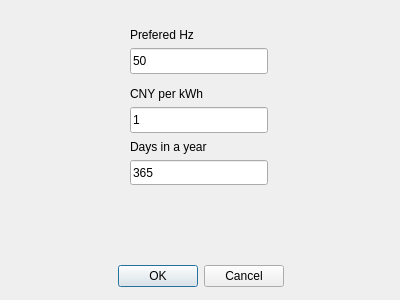
<?xml version="1.0" encoding="UTF-8"?>
<ui version="4.0">
 <class>Dialog_ReportOption_2</class>
 <widget class="QDialog" name="Dialog_ReportOption_2">
  <property name="windowModality">
   <enum>Qt::ApplicationModal</enum>
  </property>
  <property name="geometry">
   <rect>
    <x>0</x>
    <y>0</y>
    <width>400</width>
    <height>300</height>
   </rect>
  </property>
  <property name="windowTitle">
   <string>Report Options</string>
  </property>
  <widget class="QDialogButtonBox" name="buttonBox">
   <property name="geometry">
    <rect>
     <x>30</x>
     <y>260</y>
     <width>341</width>
     <height>32</height>
    </rect>
   </property>
   <property name="orientation">
    <enum>Qt::Horizontal</enum>
   </property>
   <property name="standardButtons">
    <set>QDialogButtonBox::Cancel|QDialogButtonBox::Ok</set>
   </property>
   <property name="centerButtons">
    <bool>true</bool>
   </property>
  </widget>
  <widget class="QLineEdit" name="lineEdit_1">
   <property name="geometry">
    <rect>
     <x>130</x>
     <y>48</y>
     <width>138</width>
     <height>26</height>
    </rect>
   </property>
   <property name="sizePolicy">
    <sizepolicy hsizetype="Expanding" vsizetype="Expanding">
     <horstretch>0</horstretch>
     <verstretch>0</verstretch>
    </sizepolicy>
   </property>
   <property name="styleSheet">
    <string notr="true">font: 9pt &quot;Arial&quot;;</string>
   </property>
   <property name="text">
    <string>50</string>
   </property>
  </widget>
  <widget class="QLabel" name="label_3">
   <property name="geometry">
    <rect>
     <x>130</x>
     <y>86</y>
     <width>138</width>
     <height>15</height>
    </rect>
   </property>
   <property name="styleSheet">
    <string notr="true">font: 9pt &quot;Arial&quot;;</string>
   </property>
   <property name="text">
    <string>CNY per kWh</string>
   </property>
  </widget>
  <widget class="QLineEdit" name="lineEdit_3">
   <property name="geometry">
    <rect>
     <x>130</x>
     <y>107</y>
     <width>138</width>
     <height>26</height>
    </rect>
   </property>
   <property name="sizePolicy">
    <sizepolicy hsizetype="Expanding" vsizetype="Expanding">
     <horstretch>0</horstretch>
     <verstretch>0</verstretch>
    </sizepolicy>
   </property>
   <property name="styleSheet">
    <string notr="true">font: 9pt &quot;Arial&quot;;</string>
   </property>
   <property name="text">
    <string>1</string>
   </property>
  </widget>
  <widget class="QLineEdit" name="lineEdit_4">
   <property name="geometry">
    <rect>
     <x>130</x>
     <y>160</y>
     <width>138</width>
     <height>25</height>
    </rect>
   </property>
   <property name="sizePolicy">
    <sizepolicy hsizetype="Expanding" vsizetype="Expanding">
     <horstretch>0</horstretch>
     <verstretch>0</verstretch>
    </sizepolicy>
   </property>
   <property name="styleSheet">
    <string notr="true">font: 9pt &quot;Arial&quot;;</string>
   </property>
   <property name="text">
    <string>365</string>
   </property>
  </widget>
  <widget class="QLabel" name="label_1">
   <property name="geometry">
    <rect>
     <x>130</x>
     <y>27</y>
     <width>138</width>
     <height>15</height>
    </rect>
   </property>
   <property name="styleSheet">
    <string notr="true">font: 9pt &quot;Arial&quot;;</string>
   </property>
   <property name="text">
    <string>Prefered Hz</string>
   </property>
  </widget>
  <widget class="QLabel" name="label_4">
   <property name="geometry">
    <rect>
     <x>130</x>
     <y>139</y>
     <width>138</width>
     <height>15</height>
    </rect>
   </property>
   <property name="styleSheet">
    <string notr="true">font: 9pt &quot;Arial&quot;;</string>
   </property>
   <property name="text">
    <string>Days in a year</string>
   </property>
  </widget>
 </widget>
 <resources/>
 <connections>
  <connection>
   <sender>buttonBox</sender>
   <signal>accepted()</signal>
   <receiver>Dialog_ReportOption_2</receiver>
   <slot>accept()</slot>
   <hints>
    <hint type="sourcelabel">
     <x>248</x>
     <y>254</y>
    </hint>
    <hint type="destinationlabel">
     <x>157</x>
     <y>274</y>
    </hint>
   </hints>
  </connection>
  <connection>
   <sender>buttonBox</sender>
   <signal>rejected()</signal>
   <receiver>Dialog_ReportOption_2</receiver>
   <slot>reject()</slot>
   <hints>
    <hint type="sourcelabel">
     <x>316</x>
     <y>260</y>
    </hint>
    <hint type="destinationlabel">
     <x>286</x>
     <y>274</y>
    </hint>
   </hints>
  </connection>
 </connections>
</ui>
